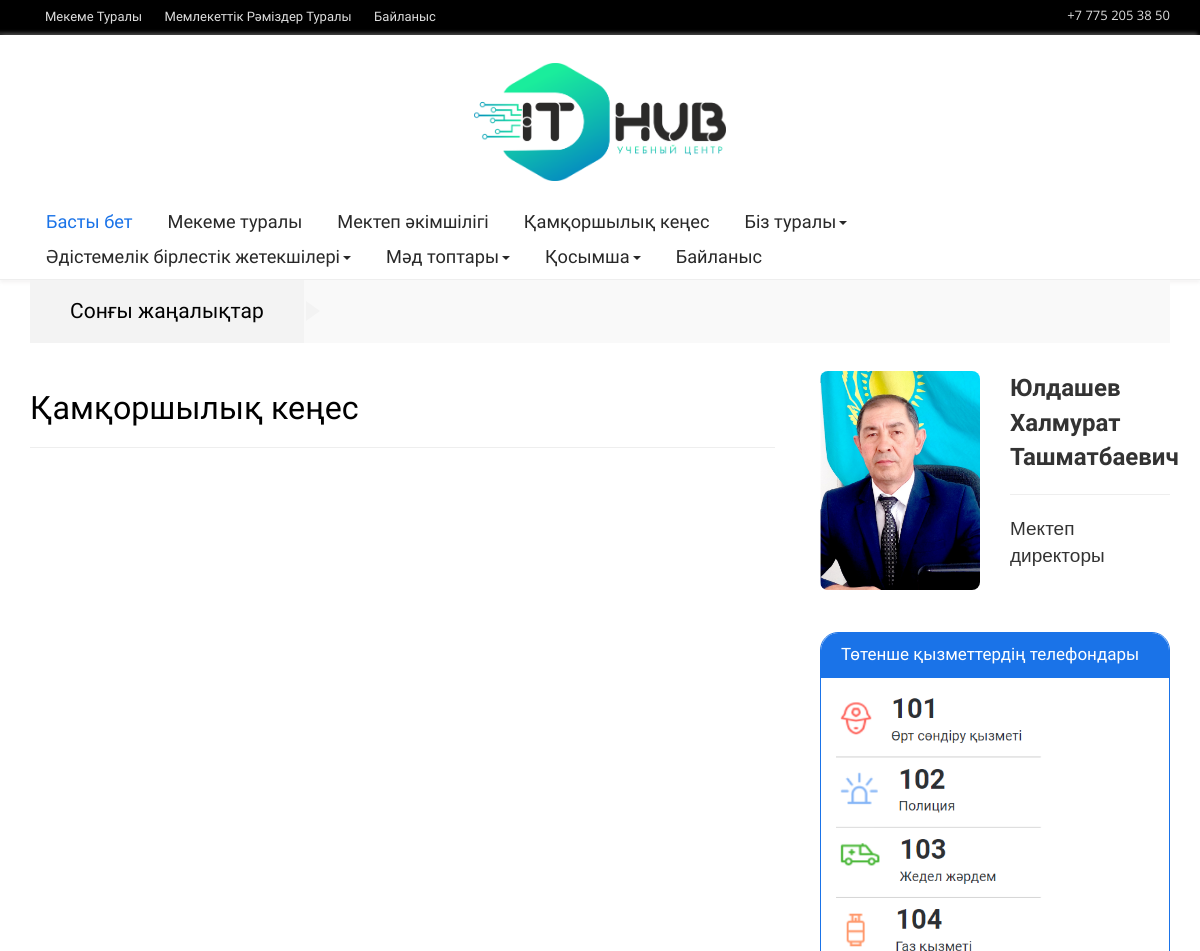
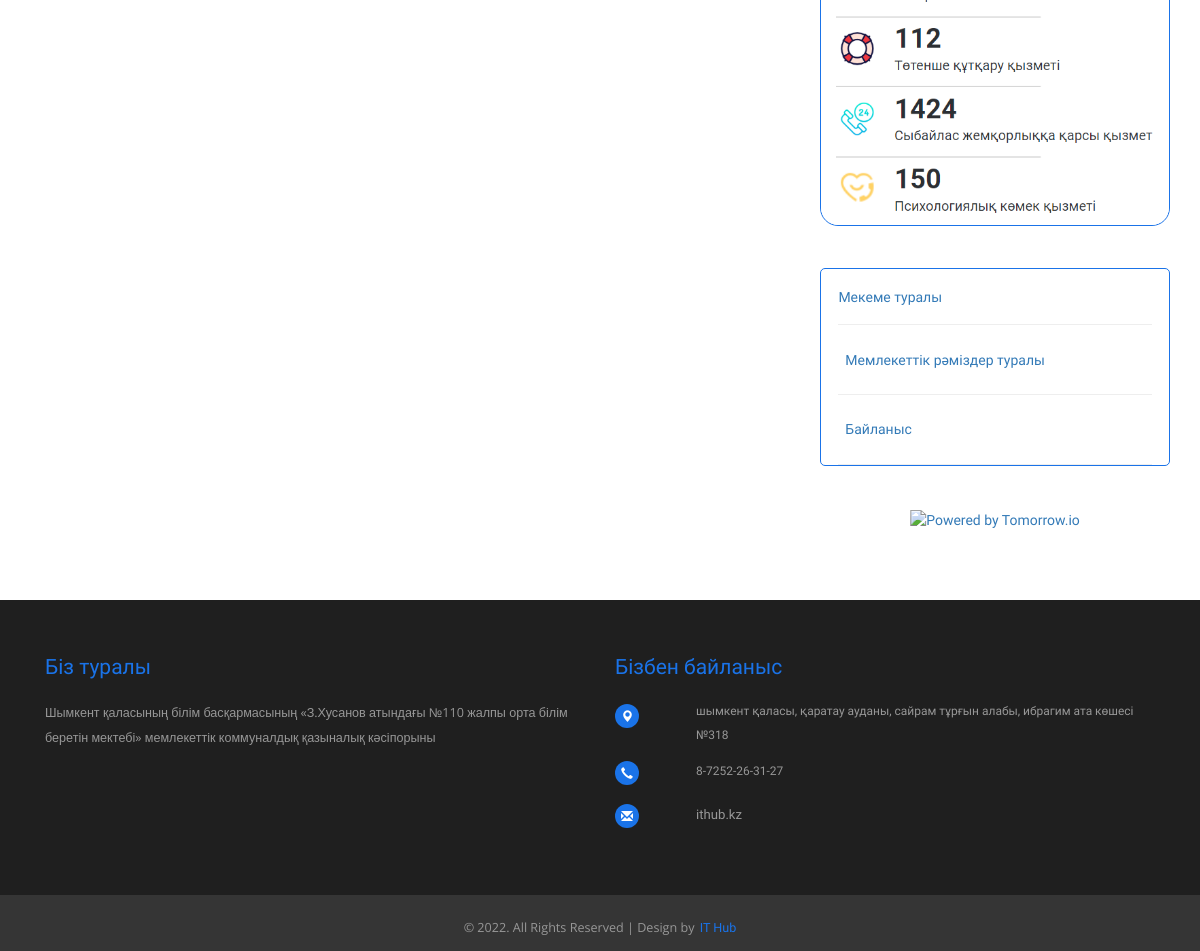
The app's page /catalog/1/ with its own data (2 pictures, top to bottom).
### main/models.py (models this page shows, shortened)
class Info(models.Model):
    phone = models.CharField(max_length=200,blank=True)
    logotip = models.ImageField(upload_to='upload', blank=True)
    email = models.CharField(max_length=300, blank=True)
    whatsapp = models.CharField(max_length=300, blank=True)

class Category(models.Model):
    title = models.CharField(max_length=200, blank=True)
    parent = models.ForeignKey("Category", on_delete=models.CASCADE, null=True, blank=True)
    level = models.IntegerField(blank=True, default=0)

### main/views.py (the view)
# urls.py: path('catalog/<int:cat_id>/', catHandler),
def catHandler(request, cat_id):
    categories = Category.objects.all()
    news = News.objects.filter(status=0)
    info = Info.objects.all()[:1]
    active_cat = Category.objects.get(id=cat_id)
    documents = Doc.objects.filter(category__id=cat_id)
    return render(request, 'cat.html', {
        'categories': categories,
        'news': news,
        'info': info,
        'active_cat': active_cat,
        'documents': documents,
    })

### templates/cat.html (shortened to what this page needs)
{% extends 'base.html' %}
    {% block content %}
			<div class="col-md-8 content-left">
				<div class="about">
					<br>
					<h2 class="head">{{ active_cat.title }}</h2><hr>
				</div>
			</div>
{% endblock %}

### templates/base.html (shortened to what this page needs)
<!DOCTYPE html>
<html>
<head>
<link href="/static/css/bootstrap.css" rel='stylesheet' type='text/css' />
<link href="/static/css/style.css" rel="stylesheet" type="text/css" media="all" />
</head>
<body>
	<div class="header">
		<div class="header-top">
			<div class="wrap">
				<div class="top-menu">
					<ul>
						<li><a href="/about">Мекеме туралы</a></li>
						<li><a href="/ramizder">Мемлекеттік рәміздер туралы</a></li>
						<li><a href="/contact">Байланыс</a></li>
					</ul>
				</div>
				{% for i in info %}
				<div class="num">
					<p>{% if i.phone %}{{ i.phone }} {% else %}+7 775 205 38 50 {% endif %}</p>
				</div>
				{% endfor %}
				<div class="clearfix"></div>
			</div>
		</div>
		<div class="header-bottom">
			{% for i in info %}
			<div class="logo text-center">
				<a href="/"><img width="10%" src="/media/{{ i.logotip }}" alt="" /></a>
			</div>
			{% endfor %}
			<div class="navigation">
				<nav class="navbar navbar-default" role="navigation">
		   <div class="wrap">
			<div class="collapse navbar-collapse" id="bs-example-navbar-collapse-1">
				<ul class="nav navbar-nav">
					 <li class="active"><a href="/">Басты бет</a></li>
					<li ><a href="/about">Мекеме туралы</a></li>
					<li ><a href="/ustaz">Мектеп әкімшілігі</a></li>
					{% for cat in categories %}
						{% if not cat.parent %}
				    <li class="dropdown">
						<a {% if cat.level == 1 %} href="/catalog/{{ cat.id }}"{% endif %} {% if cat.level == 0 %} class="dropdown-toggle" data-toggle="dropdown" {% endif %}>{{ cat.title }}{% if cat.level == 0 %}<b class="caret"></b>{% endif %}</a>
					  </li>
						{% endif %}
					{% endfor %}
					<li><a href="/contact">Байланыс</a></li>
					<div class="clearfix"></div>
				</ul>
					<div class="clearfix"></div>
				</div>
			</div>
			</div>
		</div>
	</div>
	<div class="wrap">
		<div class="move-text">
			<div class="breaking_news">
				<h2>Сонғы жаңалықтар</h2>
			</div>
			<div class="marquee">
			</div>
			<div class="clearfix"></div>
		</div>
	</div>
	<div class="main-body">
		<div class="wrap ">
              {% block content %}
        {% endblock %}
			{% if page != 'contact'%}
			<div class="col-md-4 side-bar">
			<div class="secound_half" >
				<div class="row">
					<div class="col-md-6">
						<a href="single.html"><img src="/static/images/direc.png" width="100%" style="border-radius:8px" alt="" /></a>
					</div>
					<div class="col-md-6">
						<b class="pp-title" style="font-size:24px"> Юлдашев <br>Халмурат <br>Ташматбаевич</b>
						<hr>
						<p style="font-size:19px">Мектеп директоры </p>
					</div>
					<div class="clearfix"></div>
				</div>
			</div>
			<div class="first_half" >
				<div class="list_vertical">
					<section class="accordation_menu">
					  <div style="border-radius: 18px;border: 0.5px solid #1a73e8;">
					   <label for="label-1" id="item1" style="    border-radius: 17.5px 17.5px 0 0;">Төтенше қызметтердің телефондары</label>
						<div class="" id="a1">
							<img src="/static/images/qwer.png" width="100%" style="border-radius:0 0 18px 18px;">
					  </div>
					</section>
				</div>
			</div>
			<div class="first_half" >
				<div class="list_vertical">
					<section class="accordation_menu">
					  <div style="border-radius: 5px;border: 0.5px solid #1a73e8;">
					   <div class="" id="a1">
						   <p style="margin:5%;" ><a href="/about">Мекеме туралы</a></p>
						   <hr style="width:90%;margin:0 auto;">
						   <p style="margin:7%;" ><a href="/ramizder">Мемлекеттік рәміздер туралы</a></p>
						   <hr style="width:90%;margin:0 auto;">
						   <p style="margin:7%;" ><a href="/contact">Байланыс</a></p>
						   <hr style="width:90%;margin:0 auto;">
					  </div>
					</section>
				</div>
			</div>
					 <div class="secound_half" >
        <div class="tomorrow"
           data-location-id="065646"
           data-language="RU"
           data-unit-system="METRIC"
           data-skin="light"
           data-widget-type="upcoming"
           style="padding-bottom:22px;position:relative;"
        >
          <a
            href="https://www.tomorrow.io/weather/"
            rel="nofollow noopener noreferrer"
            target="_blank"
            style="position: absolute; bottom: 0; transform: translateX(-50%); left: 50%;"
          >
            <img
              alt="Powered by Tomorrow.io"
              src="https://weather-website-client.tomorrow.io/img/powered-by-tomorrow.svg"
              width="140"
              height="15"
            />
          </a>
        </div>
					 </div>
			</div>
			<div class="clearfix"></div>
		</div>
			{% endif %}
	</div>
	<div class="footer">
		<div class="footer-top">
			<div class="wrap">
				<div class="col-md-6 col-xs-6 col-sm-4 footer-grid">
					<h4 class="footer-head">Біз туралы</h4>
					<p>Шымкент қаласының білім басқармасының
«З.Хусанов атындағы №110 жалпы орта білім беретін мектебі»
мемлекеттік коммуналдық қазыналық кәсіпорыны</p>
					</div>
				<div class="col-md-6 col-xs-12 footer-grid">
					<h4 class="footer-head">Бізбен байланыс</h4>
					<address>
						<ul class="location">
							<li><span class="glyphicon glyphicon-map-marker"></span></li>
							<li>Шымкент қаласы, Қаратау ауданы, Сайрам тұрғын алабы, Ибрагим ата көшесі №318</li>
							<div class="clearfix"></div>
						</ul>
						<ul class="location">
							<li><span class="glyphicon glyphicon-earphone"></span></li>
							<li>8-7252-26-31-27</li>
							<div class="clearfix"></div>
						</ul>
						<ul class="location">
							<li><span class="glyphicon glyphicon-envelope"></span></li>
							<li><a href="https://ithub.kz/">IThub.kz</a></li>
							<div class="clearfix"></div>
						</ul>
					</address>
				</div>
				<div class="clearfix"></div>
			</div>
		</div>
		<div class="footer-bottom">
			<div class="wrap">
				<div class="copyrights col-md-12" >
					<p style="text-align:center"> © 2022. All Rights Reserved | Design by  <a href="https://ithub.kz/"> IT Hub</a></p>
				</div>
				<div class="clearfix"></div>
			</div>
		</div>
	</div>
</body>
</html>

### records on screen
Info: phone "+7 775 205 38 50", logotip (picture)
Category: title "Қамқоршылық кеңес"
Category: title "Біз туралы", level 0 (drawn)
Category: title "Әдістемелік бірлестік жетекшілері", level 0 (drawn)
Category: title "Мәд топтары", level 0 (drawn)
Category: title "Қосымша", level 0 (drawn)
